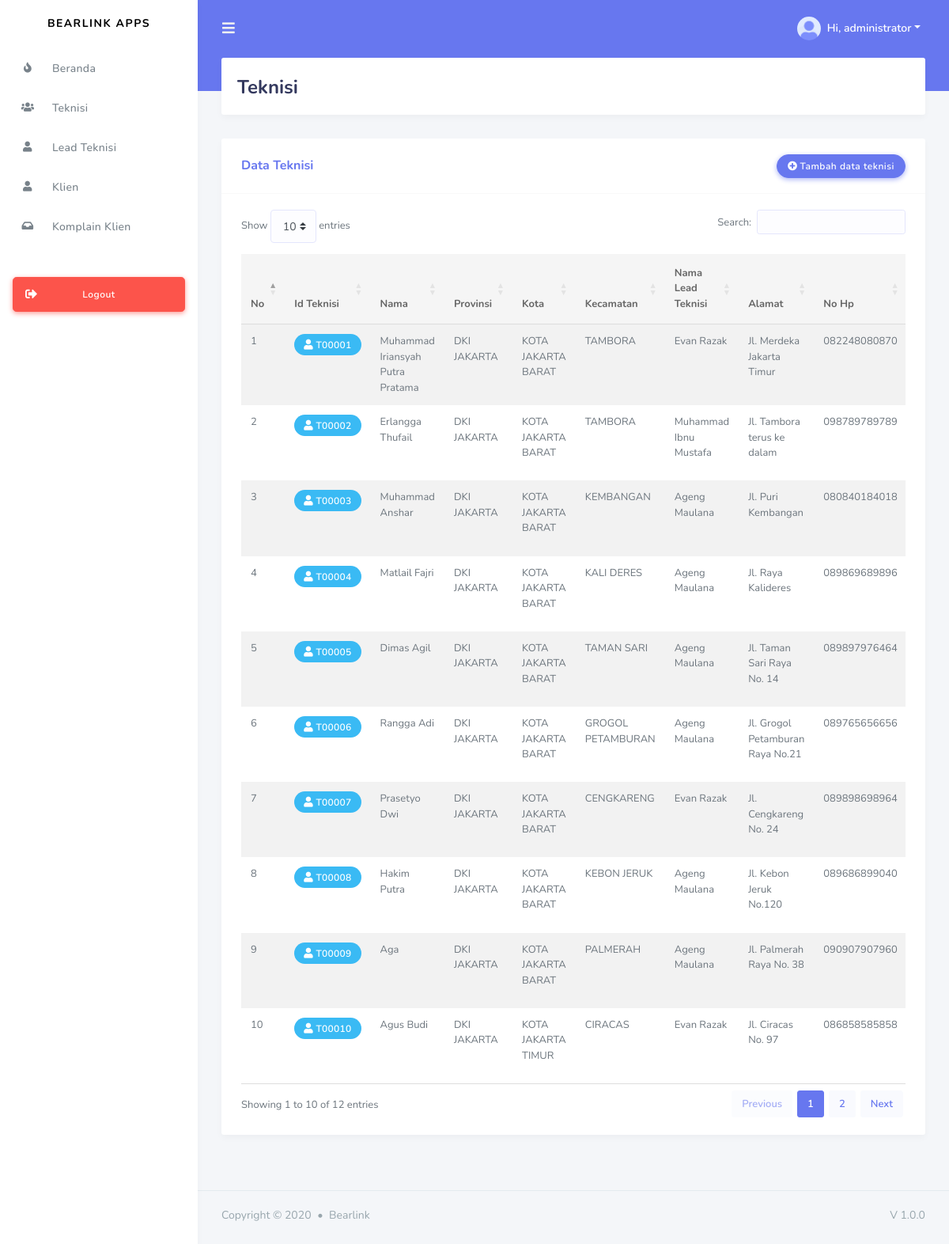
The app's page /index.php?page=technician (signed in) with its own data.
### tables this page shows
CREATE TABLE `technician` (
  `id` varchar(32) NOT NULL,
  `province_id` char(2) DEFAULT NULL,
  `regency_id` char(4) DEFAULT NULL,
  `district_id` char(7) DEFAULT NULL,
  `lead_technician_id` varchar(32) DEFAULT NULL,
  `full_name` varchar(50) NOT NULL,
  `email` varchar(191) NOT NULL,
  `password` varchar(80) NOT NULL,
  `handphone` varchar(12) DEFAULT NULL,
  `date_of_birth` date NOT NULL,
  `full_address` longtext NOT NULL,
  `status` enum('online','offline') DEFAULT NULL,
  `lat` decimal(10,8) DEFAULT NULL,
  `lng` decimal(11,8) DEFAULT NULL,
  `created_at` timestamp NULL DEFAULT NULL,
  `updated_at` timestamp NULL DEFAULT NULL,
  `deleted_at` timestamp NULL DEFAULT NULL
);

CREATE TABLE `provinces` (
  `id` char(2) NOT NULL,
  `name` varchar(255) NOT NULL,
  `created_at` timestamp NULL DEFAULT NULL,
  `updated_at` timestamp NULL DEFAULT NULL,
  `deleted_at` timestamp NULL DEFAULT NULL
);

CREATE TABLE `regencies` (
  `id` char(4) NOT NULL,
  `province_id` char(2) NOT NULL,
  `name` varchar(255) NOT NULL,
  `created_at` timestamp NULL DEFAULT NULL,
  `updated_at` timestamp NULL DEFAULT NULL,
  `deleted_at` timestamp NULL DEFAULT NULL
);

CREATE TABLE `districts` (
  `id` char(7) NOT NULL,
  `regency_id` char(4) NOT NULL,
  `name` varchar(255) NOT NULL,
  `created_at` timestamp NULL DEFAULT NULL,
  `updated_at` timestamp NULL DEFAULT NULL,
  `deleted_at` timestamp NULL DEFAULT NULL
);

CREATE TABLE `lead_technician` (
  `id` varchar(32) NOT NULL,
  `province_id` char(2) DEFAULT NULL,
  `regency_id` char(4) DEFAULT NULL,
  `district_id` char(7) DEFAULT NULL,
  `full_name` varchar(50) NOT NULL,
  `email` varchar(50) NOT NULL,
  `password` varchar(10) NOT NULL,
  `handphone` varchar(12) NOT NULL,
  `date_of_birth` date NOT NULL,
  `full_address` longtext NOT NULL,
  `status` enum('online','offline') DEFAULT NULL,
  `lat` decimal(10,8) DEFAULT NULL,
  `lng` decimal(11,8) DEFAULT NULL,
  `created_at` timestamp NULL DEFAULT NULL,
  `updated_at` timestamp NULL DEFAULT NULL,
  `deleted_at` timestamp NULL DEFAULT NULL
);

### service.php (called while the page is built, shortened)
<?php
    $role = $_SESSION['role'];
    $email = $_SESSION['email'];
    switch($role){
        case 1:
            $sql = mysqli_query($conn, "SELECT * from admin WHERE email='$email'");
            $auth = mysqli_fetch_array($sql);
        break;
    }
?>

### page/admin/technician/technician.php (the view, shortened to what this page needs)
<div class="main-content">
    <section class="section">
        <div class="section-header">
            <h1>Teknisi</h1>
        </div>
        <div class="row">
            <div class="col-lg-12 col-md-12 col-12 col-sm-12">
                <div class="card">
                    <div class="card-header">
                        <h4>Data Teknisi</h4>
                        <div class="card-header-action">
                            <a href="?page=technicianadd" class="btn btn-primary btn-icon icon-left"><i class="fas fa-plus-circle"></i>Tambah data teknisi</a>
                        </div>
                    </div>
                    <div class="card-body">
                        <div class="table-responsive">
                            <table id="example" class="table table-striped">
                                <thead>
                                    <tr>
                                        <th>No</th>
                                        <th>Id Teknisi</th>
                                        <th>Nama</th>
                                        <th>Provinsi</th>
                                        <th>Kota</th>
                                        <th>Kecamatan</th>
                                        <th>Nama Lead Teknisi</th>
                                        <th>Alamat</th>
                                        <th>No Hp</th>
                                    </tr>
                                </thead>
                                <tbody>
                                <?php
                                $no = 1;
                                $q = mysqli_query($conn, "SELECT lead_technician.full_name as fullname_lead, technician.id as id_tech, technician.handphone as handphone_tech, provinces.name as provincy_name, regencies.name as regency_name, districts.name as district_name, technician.full_name as fullname_tech, technician.full_address as address_tech, technician.status as status_tech FROM technician
                                                        JOIN lead_technician ON technician.lead_technician_id=lead_technician.id
                                                        JOIN provinces ON technician.province_id=provinces.id
                                                        JOIN regencies ON technician.regency_id=regencies.id
                                                        JOIN districts ON technician.district_id=districts.id") or die (mysqli_error($conn));
                                while($data=mysqli_fetch_array($q)){
                                ?>
                                    <tr>
                                        <td><?= $no ?></td>
                                        <td>
                                            <div class="badge badge-info"><i class="fas fa-user"></i> <?= $data['id_tech'] ?></div>
                                        </td>
                                        <td><?= $data['fullname_tech'] ?></td>
                                        <td><?= $data['provincy_name'] ?></td>
                                        <td><?= $data['regency_name'] ?></td>
                                        <td><?= $data['district_name'] ?></td>
                                        <td><?= $data['fullname_lead'] ?></td>
                                        <td><?= $data['address_tech'] ?></td>
                                        <td><?= $data['handphone_tech'] ?></td>
                                    </tr>
                                <?php $no++; } ?>
                            </table>
                        </div>
                    </div>
                </div>
            </div>
        </div>
    </section>
</div>
<footer class="main-footer">
    <div class="footer-left">
        Copyright &copy; 2020 <div class="bullet"></div> Bearlink
    </div>
    <div class="footer-right">
        V 1.0.0
    </div>
</footer>
</div>
</div>

### header.php (shortened to what this page needs)
<div class="navbar-bg"></div>
<nav class="navbar navbar-expand-lg main-navbar">
<form class="form-inline mr-auto">
    <ul class="navbar-nav mr-3">
    <li><a href="#" data-toggle="sidebar" class="nav-link nav-link-lg"><i class="fas fa-bars"></i></a></li>
    </ul>
</form>
<ul class="navbar-nav navbar-right">
    <li class="dropdown"><a href="#" data-toggle="dropdown" class="nav-link dropdown-toggle nav-link-lg nav-link-user">
    <img alt="image" src="assets/img/avatar/avatar-1.png" class="rounded-circle mr-1">
    <div class="d-sm-none d-lg-inline-block">Hi, <?= $auth['full_name'] ?></div></a>
    </li>
</ul>
</nav>

### records on screen
technician: id "T00001", full_name "Muhammad Iriansyah Putra Pratama", province.name "DKI JAKARTA", regency.name "KOTA JAKARTA BARAT", district.name "TAMBORA", lead_technician.full_name "Evan Razak", full_address "Jl. Merdeka Jakarta Timur", handphone "082248080870"
technician: id "T00002", full_name "Erlangga Thufail", province.name "DKI JAKARTA", regency.name "KOTA JAKARTA BARAT", district.name "TAMBORA", lead_technician.full_name "Muhammad Ibnu Mustafa", full_address "Jl. Tambora terus ke dalam", handphone "098789789789"
technician: id "T00003", full_name "Muhammad Anshar", province.name "DKI JAKARTA", regency.name "KOTA JAKARTA BARAT", district.name "KEMBANGAN", lead_technician.full_name "Ageng Maulana", full_address "Jl. Puri Kembangan", handphone "080840184018"
technician: id "T00004", full_name "Matlail Fajri", province.name "DKI JAKARTA", regency.name "KOTA JAKARTA BARAT", district.name "KALI DERES", lead_technician.full_name "Ageng Maulana", full_address "Jl. Raya Kalideres", handphone "089869689896"
technician: id "T00005", full_name "Dimas Agil", province.name "DKI JAKARTA", regency.name "KOTA JAKARTA BARAT", district.name "TAMAN SARI", lead_technician.full_name "Ageng Maulana", full_address "Jl. Taman Sari Raya No. 14", handphone "089897976464"
technician: id "T00006", full_name "Rangga Adi", province.name "DKI JAKARTA", regency.name "KOTA JAKARTA BARAT", district.name "GROGOL PETAMBURAN", lead_technician.full_name "Ageng Maulana", full_address "Jl. Grogol Petamburan Raya No.21", handphone "089765656656"
technician: id "T00007", full_name "Prasetyo Dwi", province.name "DKI JAKARTA", regency.name "KOTA JAKARTA BARAT", district.name "CENGKARENG", lead_technician.full_name "Evan Razak", full_address "Jl. Cengkareng No. 24", handphone "089898698964"
technician: id "T00008", full_name "Hakim Putra", province.name "DKI JAKARTA", regency.name "KOTA JAKARTA BARAT", district.name "KEBON JERUK", lead_technician.full_name "Ageng Maulana", full_address "Jl. Kebon Jeruk No.120", handphone "089686899040"
technician: id "T00009", full_name "Aga", province.name "DKI JAKARTA", regency.name "KOTA JAKARTA BARAT", district.name "PALMERAH", lead_technician.full_name "Ageng Maulana", full_address "Jl. Palmerah Raya No. 38", handphone "090907907960"
technician: id "T00010", full_name "Agus Budi", province.name "DKI JAKARTA", regency.name "KOTA JAKARTA TIMUR", district.name "CIRACAS", lead_technician.full_name "Evan Razak", full_address "Jl. Ciracas No. 97", handphone "086858585858"

### other values on screen
$auth['full_name'] "administrator"
